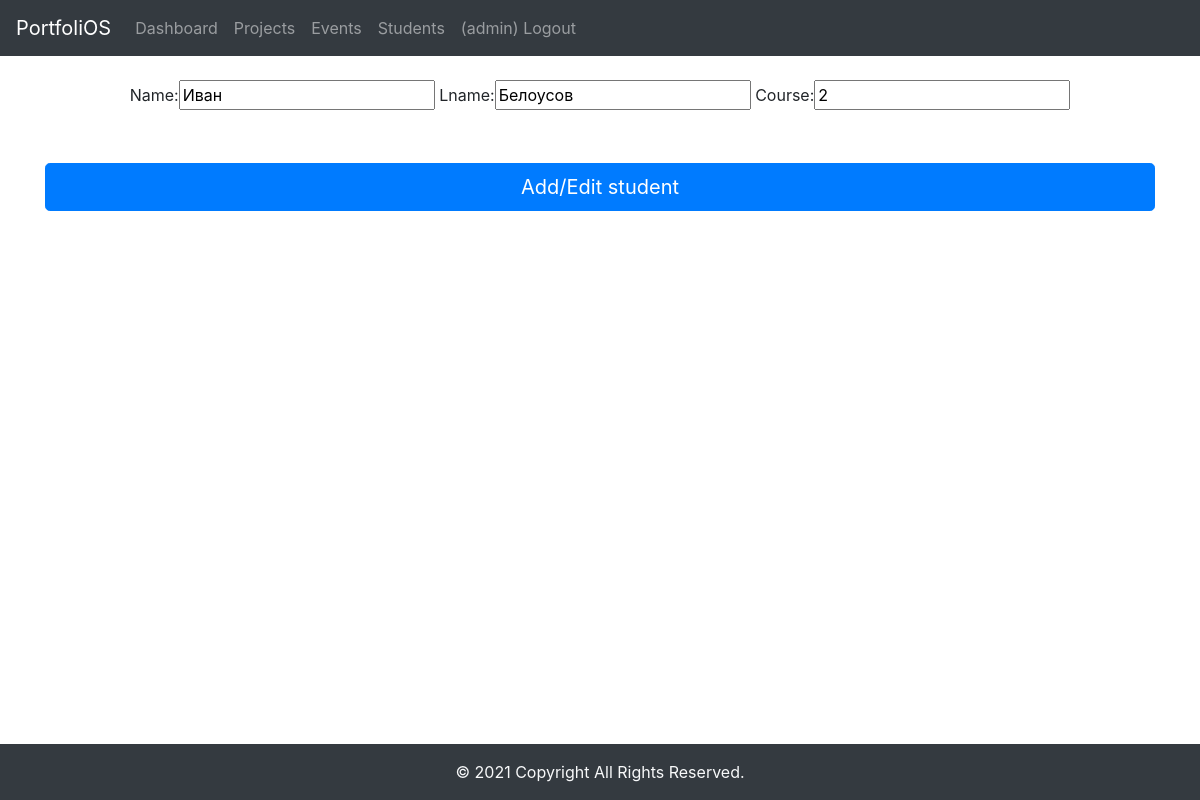
The app's page /updateStudent/2/ (signed in) with its own data.
### accs/models.py (models this page shows, shortened)
class Student(models.Model):
    name = models.CharField(max_length=200, null=True)
    lname = models.CharField(max_length=200, null=True)
    course = models.IntegerField(null=True)
    date_created= models.DateTimeField(auto_now_add=True, null=True)
    history = HistoricalRecords()

### accs/views.py (the view)
# urls.py: path('updateStudent/<str:pk>/', views.updateStudent, name="updateStudent"),
@login_required
def updateStudent(req, pk):
    upd_student = Student.objects.get(id=pk)
    form = StudentForm(instance=upd_student)
    if req.method == 'POST':
        form = StudentForm(req.POST, instance=upd_student)
        if form.is_valid():
            form.save()
            return redirect('/students/')
    ctx = {'form':form}
    return render(req, 'accs/studentForm.html', ctx)

### accs/forms.py
class StudentForm(forms.ModelForm):
    class Meta:
        model = Student
        fields = '__all__'

### accs/templates/accs/studentForm.html (shortened to what this page needs)
{% extends 'accs/main.html' %}
{% block content %}
<form action="" method="POST">
    <div class="form-group row">
        <div class="container text-center">
            <div class="p-4">
                {{form}}
            </div>
        <button type="submit" class="btn btn-primary btn-lg btn-block my-4">Add/Edit student</button>
      </div>
    </div>
  </form>
{% endblock %}

### accs/templates/accs/nav.html (shortened to what this page needs)
<nav class="navbar navbar-expand-lg navbar-dark bg-dark">
    <a class="navbar-brand" href="#">PortfoliOS</a>
    <div class="collapse navbar-collapse" id="navbarNavAltMarkup">
      <div class="navbar-nav">
        <a class="nav-item nav-link" href="/">Dashboard</a>
        <a class="nav-item nav-link" href="/projects/">Projects</a>
        <a class="nav-item nav-link" href="/events/">Events</a>
        <a class="nav-item nav-link" href="/students/">Students</a>
        {% if user.is_authenticated %}
          <a class="nav-item nav-link" href="{% url 'logout'%}?next={{request.path}}">({{ user.get_username }}) Logout </a>
        {% else %}
          <a class="nav-item nav-link" href="{% url 'login'%}?next={{request.path}}">Login</a>
        {% endif %}
      </div>
    </div>
  </nav>

### records on screen
Student: name "Иван", lname "Белоусов", course "2"

### other values on screen
{{ user.get_username }} "admin"
